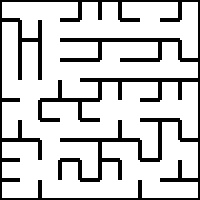
#> input picture E - Yantra 19-20 Task 1/2. Practice/Task 1A/task_1a_images/maze00.jpg, 200 x 200 px; its folder holds only this picture in this run
$ python task_1a.py
#> lines starting #> are read from the running program, lines starting #| are printed output that depends on the picture; after the words box and inside, x2 and y2 are one past the last pixel; in counts of white or black regions, pixels touching at a corner belong together

'''
*****************************************************************************************
*
*        		===============================================
*           		Rapid Rescuer (RR) Theme (eYRC 2019-20)
*        		===============================================
*
*  This script is to implement Task 1A of Rapid Rescuer (RR) Theme (eYRC 2019-20).
*
*  This software is made available on an "AS IS WHERE IS BASIS".
*  Licensee/end user indemnifies and will keep e-Yantra indemnified from
*  any and all claim(s) that emanate from the use of the Software or
*  breach of the terms of this agreement.
*
*  e-Yantra - An MHRD project under National Mission on Education using ICT (NMEICT)
*
*****************************************************************************************
'''


# Team ID:			[ Team-ID ]
# Author List:		[ Names of team members worked on this file separated by Comma: Name1, Name2, ... ]
# Filename:			task_1a.py
# Functions:		readImage, solveMaze
# 					[ Comma separated list of functions in this file ]
# Global variables:	CELL_SIZE
# 					[ List of global variables defined in this file ]


# Import necessary modules
# Do not import any other modules
import cv2
import numpy as np
import os


# To enhance the maze image
import image_enhancer


# Maze images in task_1a_images folder have cell size of 20 pixels
CELL_SIZE = 20


def readImage(img_file_path):

	"""
	Purpose:
	---
	the function takes file path of original image as argument and returns it's binary form

	Input Arguments:
	---
	`img_file_path` :		[ str ]
		file path of image

	Returns:
	---
	`original_binary_img` :	[ numpy array ]
		binary form of the original image at img_file_path

	Example call:
	---
	original_binary_img = readImage(img_file_path)

	"""

	binary_img = None

	#############	Add your Code here	###############
	binary_img = cv2.imread(img_file_path,0)
#> binary_img is the input picture: shape (200, 200); min 0, max 255, mean 205.7
	binary_img = (binary_img>128)*1.0
#> binary_img: shape (200, 200) float64; values 0 (black) and 1 (white), 80.7% white; 1 black region, box (x1, y1, x2, y2) and area: (0, 0, 200, 200) 7720
	###################################################

	return binary_img


def solveMaze(original_binary_img, initial_point, final_point, no_cells_height, no_cells_width):

	"""
	Purpose:
	---
	the function takes binary form of original image, start and end point coordinates and solves the maze
	to return the list of coordinates of shortest path from initial_point to final_point

	Input Arguments:
	---
	`original_binary_img` :	[ numpy array ]
		binary form of the original image at img_file_path
	`initial_point` :		[ tuple ]
		start point coordinates
	`final_point` :			[ tuple ]
		end point coordinates
	`no_cells_height` :		[ int ]
		number of cells in height of maze image
	`no_cells_width` :		[ int ]
		number of cells in width of maze image

	Returns:
	---
	`shortestPath` :		[ list ]
		list of coordinates of shortest path from initial_point to final_point

	Example call:
	---
	shortestPath = solveMaze(original_binary_img, initial_point, final_point, no_cells_height, no_cells_width)

	"""

	shortestPath = []

	#############	Add your Code here	###############

	x,y = original_binary_img.shape
	x = int(x/no_cells_width)
	y = int(y/no_cells_height)
	i1,i2 = initial_point
	f1,f2 = final_point
	adj = np.zeros((no_cells_height*no_cells_width,no_cells_width*no_cells_height))
	for i in range(0,no_cells_width):
		for j in range(0,no_cells_height):
			a = original_binary_img[j*y:j*y+y,i*x:i*x+x]
			r = (a[int(y/2),x-1]==1)*1
			d = (a[y-1,int(x/2)]==1)*1
			if(r==1 and i!=no_cells_width-1):
				adj[i*no_cells_height+j,(i+1)*no_cells_height+j],adj[(i+1)*no_cells_height+j,i*no_cells_height+j] = 1,1
			if(d==1 and j!=no_cells_height-1):
				adj[i*no_cells_height+j,i*no_cells_height+j+1],adj[i*no_cells_height+j+1,i*no_cells_height+j] = 1,1
	adj = (adj==1)*1
	lst = np.zeros(no_cells_width*no_cells_height)
	q = [i1+i2*no_cells_height]
	p = []
	f=0
	r=0
	for i in range(0,no_cells_width*no_cells_height):
		p = p+[-1]
	k=0
	t=0
	lst[i1+i2*no_cells_height] = 1
	while True:
		for i in range(0,4):
			if i==0:
				k=q[f]-no_cells_height
			elif i==1:
				k=q[f]-1
			elif i==2:
				k=q[f]+1
			else:
				k=q[f]+no_cells_height
			if (k<0 or k>=no_cells_height*no_cells_width):
				continue
			if (adj[q[f],k]==1 and lst[k]==0):
				q = q + [k]
				r = r+1
				p[k] = q[f]
				lst[k]=1
				if(k==f1+f2*no_cells_height):
					t=1
					break
		if(t==1):
			break
		f=f+1
	shortestPath = [(f1,f2)]
	while p[k]!=-1:
		shortestPath = [(p[k]%no_cells_height,int(p[k]/no_cells_height))] + shortestPath
		k = p[k]

	###################################################

	return shortestPath


#############	You can add other helper functions here		#############


#########################################################################


# NOTE:	YOU ARE NOT ALLOWED TO MAKE ANY CHANGE TO THIS FUNCTION
#
# Function Name:	main
# Inputs:			None
# Outputs: 			None
# Purpose: 			the function first takes 'maze00.jpg' as input and solves the maze by calling readImage
# 					and solveMaze functions, it then asks the user whether to repeat the same on all maze images
# 					present in 'task_1a_images' folder or not

if __name__ == '__main__':

	curr_dir_path = os.getcwd()
	img_dir_path = curr_dir_path + '/../task_1a_images/'				# path to directory of 'task_1a_images'

	file_num = 0
	img_file_path = img_dir_path + 'maze0' + str(file_num) + '.jpg'		# path to 'maze00.jpg' image file

	print('\n============================================')

	print('\nFor maze0' + str(file_num) + '.jpg')

	try:

		original_binary_img = readImage(img_file_path)
		height, width = original_binary_img.shape
#> height = 200; width = 200

	except AttributeError as attr_error:

		print('\n[ERROR] readImage function is not returning binary form of original image in expected format !\n')
		exit()

	no_cells_height = int(height/CELL_SIZE)							# number of cells in height of maze image
#> no_cells_height = 10
	no_cells_width = int(width/CELL_SIZE)							# number of cells in width of maze image
#> no_cells_width = 10
	initial_point = (0, 0)											# start point coordinates of maze
	final_point = ((no_cells_height-1),(no_cells_width-1))			# end point coordinates of maze
#> final_point = (9, 9)

	try:

		shortestPath = solveMaze(original_binary_img, initial_point, final_point, no_cells_height, no_cells_width)
#> after the loop in solveMaze, `for i in range(0,no_cells_width):`:
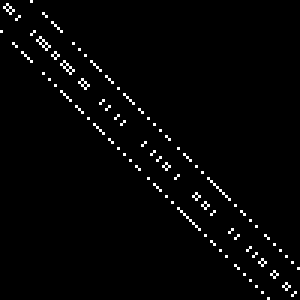
#> adj: shape (100, 100) float64 (shown 3 times larger); values 0 (black) and 1 (white), 2% white in thin lines or dots
#> shortestPath = [(0, 0), (0, 1), (0, 2), (1, 2), (2, 2), (3, 2), (4, 2), (4, 1), (5, 1), (6, 1), (6, 2), (7, 2), (8, 2), (9, 2), (9, 3), (9, 4), (9, 5), (9, 6), (8, 6), (8, 7), (9, 7), (9, 8), (9, 9)]

		if len(shortestPath) > 2:

#> (the run stopped early here; a loop or call above may not have finished)
